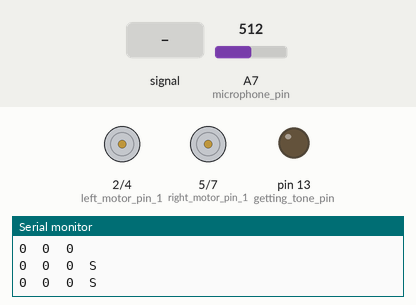
The sketch below on a simulated Arduino Nano, built with avr-gcc and run on an emulated ATmega328P. Parts: motor-driver pin pairs drawn as motors (green arrow = first pin HIGH = forward, orange = second pin HIGH = backward, longer = more drive, scaled by the enable pin), output pins drawn as LEDs (lit = HIGH), the last lines printed to the serial monitor. Inputs (shaded band) come from the test bench; at power-on: A7 (microphone_pin) = 512.

Above: at 1.2 s.
1.3 s: A7 (microphone_pin) fed a 200 Hz sine of ±81 counts around its level
At 2.2 s:
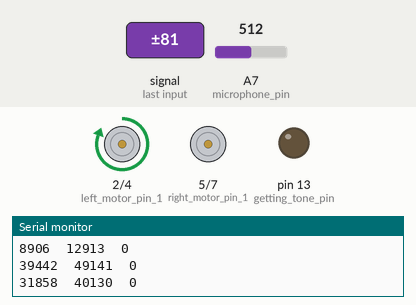
3.9 s: A7 (microphone_pin) fed a 2 Hz sine of ±306 counts around its level
At 5.02 s:
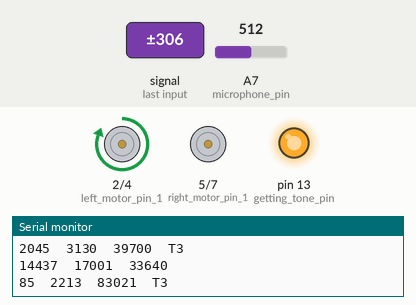
6.9 s: A7 (microphone_pin) set to 716
At 8.1 s:
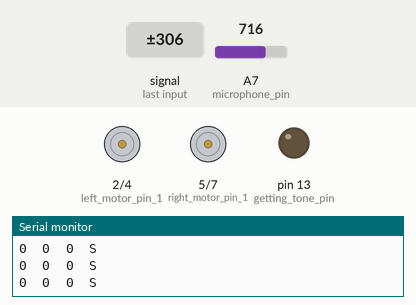
Timing chart, 0 to 9.9 s (numbered marks = the images above; inputs shaded):
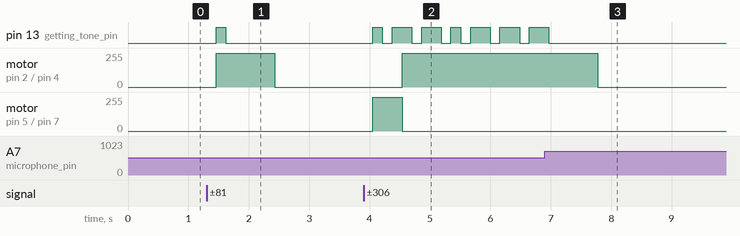

Measured:
- after the input at 1.3 s, pin 13 (getting_tone_pin): LOW → HIGH after 0.16 s, → LOW 0.16 s later; motor on pin 2 (left_motor_pin_1) / pin 4 (left_motor_pin_2): stopped → forward 255/255 after 0.16 s, → stopped 0.97 s later
- after the input at 3.9 s, pin 13 (getting_tone_pin): LOW → HIGH after 0.15 s, → LOW 0.16 s later, → HIGH 0.16 s later, → LOW 0.32 s later, … (13 changes in this stretch); motor on pin 2 (left_motor_pin_1) / pin 4 (left_motor_pin_2): stopped → forward 255/255 after 0.64 s
- after the input at 6.9 s, pin 13 (getting_tone_pin): goes on until 7.0 s, then stays LOW; motor on pin 2 (left_motor_pin_1) / pin 4 (left_motor_pin_2): forward 255/255 → stopped after 0.87 s

The sketch:

einfach.ino
```cpp
#include "murle.h"


////////////////////////////////////////////////////////////////////////
// user
////////////////////////////////////////////////////////////////////////


#define T1 B4
#define T2 A4
#define T3 G4

#define PRINT_NOTE(T) Serial.print(#T);

Wave n1(NOTE_B4);
Wave n2(NOTE_A4);
Wave n3(NOTE_G4);

#define getting_tone_pin 13

void setup() {
  Serial.begin(9600);
  setup_motor();
  setup_microphone();
  //code_for_frequencies();
  Serial.print(n1.frequency()); Serial.print("\t"); Serial.print(n2.frequency()); Serial.print("\t"); Serial.print(n3.frequency()); Serial.println();
  Serial.println("---\t---\t---");
  pinMode(getting_tone_pin, OUTPUT);
}

int last_set_frequency;
int last_frequency;
int current_frequency;
int same_counter;

#define min_value 10
#define multiplier 5

#define tone_same_count 2
#define silence_same_count 5

void loop() {
  listen_to_sound(1000);
  Intensity i1 = n1.intensity();
  Intensity i2 = n2.intensity();
  Intensity i3 = n3.intensity();
  Serial.print(i1); Serial.print("\t"); Serial.print(i2); Serial.print("\t"); Serial.print(i3); Serial.print("\t");
  last_frequency = current_frequency;
  current_frequency = 0;
  if (i1 > min_value && i2 > min_value && i3 > min_value) {
    if        (i1 / multiplier > i2 && i1 / multiplier > i3) {
      current_frequency = n1.frequency();
    } else if (i2 / multiplier > i1 && i2 / multiplier > i3) {
      current_frequency = n2.frequency();
    } else if (i3 / multiplier > i1 && i3 / multiplier > i2) {
      current_frequency = n3.frequency();
    }
  }
  if (current_frequency == last_frequency) {
    same_counter++;

  } else {
    same_counter = 1;
  }
  boolean switch_action = same_counter >= tone_same_count || last_set_frequency == 0;
  if (current_frequency == n1.frequency()) {
    PRINT_NOTE(T1);
    if (switch_action) {
      motor(0, 255);
      last_set_frequency = n1.frequency();
    }
  } else if (current_frequency == n2.frequency()) {
    PRINT_NOTE(T2);
    if (switch_action) {
      motor(255, 255);
      last_set_frequency = n2.frequency();
    }
  } else if (current_frequency == n3.frequency()) {
    PRINT_NOTE(T3);
    if (switch_action) {
      motor(255, 0);
      last_set_frequency = n3.frequency();
    }
  } else if (current_frequency == 0){

    if (same_counter > silence_same_count) {
      Serial.print("S");
      motor(0,0);
      last_set_frequency = 0;
    }
  }
  // show that we are getting a tone
  if (current_frequency == 0) {
    digitalWrite(getting_tone_pin, LOW);
  } else {
    digitalWrite(getting_tone_pin, HIGH);
  }
  Serial.println(); // last instruction of the loop
}
```

motor.cpp
```cpp
#include "motor.h"

#define motor_pin_1 right_motor_pin_1
#define motor_pin_2 right_motor_pin_2
#define motor_pwm_pin right_motor_pwm_pin

void right_motor(int strength) {
  if (strength < 0) {
    digitalWrite(motor_pin_1, LOW);
    digitalWrite(motor_pin_2, HIGH);
    analogWrite(motor_pwm_pin, -strength);
  } else if (strength == 0) {
    // fast stop
    digitalWrite(motor_pin_1, LOW);
    digitalWrite(motor_pin_2, LOW);
    digitalWrite(motor_pwm_pin, HIGH);
  } else {
    digitalWrite(motor_pin_1, HIGH);
    digitalWrite(motor_pin_2, LOW);
    analogWrite(motor_pwm_pin, strength);
  }
}

#undef motor_pin_1
#undef motor_pin_2
#undef motor_pwm_pin

#define motor_pin_1 left_motor_pin_1
#define motor_pin_2 left_motor_pin_2
#define motor_pwm_pin left_motor_pwm_pin

void left_motor(int strength) {
  if (strength < 0) {
    digitalWrite(motor_pin_1, LOW);
    digitalWrite(motor_pin_2, HIGH);
    analogWrite(motor_pwm_pin, -strength);
  } else if (strength == 0) {
    // fast stop
    digitalWrite(motor_pin_1, LOW);
    digitalWrite(motor_pin_2, LOW);
    digitalWrite(motor_pwm_pin, HIGH);
  } else {
    digitalWrite(motor_pin_1, HIGH);
    digitalWrite(motor_pin_2, LOW);
    analogWrite(motor_pwm_pin, strength);
  }
}

#undef motor_pin_1
#undef motor_pin_2
#undef motor_pwm_pin

void motor(int left_strength, int right_strength) {
  left_motor(left_strength);
  right_motor(right_strength);
}


void setup_motor() {
  pinMode(left_motor_pwm_pin, OUTPUT);
  pinMode(left_motor_pin_1,   OUTPUT);
  pinMode(left_motor_pin_2,   OUTPUT);

  pinMode(right_motor_pwm_pin, OUTPUT);
  pinMode(right_motor_pin_1,   OUTPUT);
  pinMode(right_motor_pin_2,   OUTPUT);

  motor(0,0);
}
```

motor.h
```cpp
#ifndef motor_h
#define motor_h
#include <Arduino.h>

////////////////////////////////////////////////////////////////////////
// motor
////////////////////////////////////////////////////////////////////////

// pins

#define left_motor_pwm_pin 3
#define left_motor_pin_1   2
#define left_motor_pin_2   4

#define right_motor_pwm_pin 6
#define right_motor_pin_1   5
#define right_motor_pin_2   7

void setup_motor();

// drive

/* Steer the motor.
 * -255 <= strength <= 255
 *
 */
void motor(int left_strength, int right_strength);
void right_motor(int strength);
void left_motor(int strength);


#endif
```

murle.h
```cpp
#ifndef murle_h
#define murle_h

#include <Arduino.h>
#include "pitches.h"
#include "wave.h"
#include "motor.h"

#endif
```

pitches.h
```cpp
#ifndef pitches_h
#define pitches_h

////////////////////////////////////////////////////////////////////////
// frequencies
////////////////////////////////////////////////////////////////////////

#define NOTE_B0  31
#define NOTE_C1  33
#define NOTE_CS1 35
#define NOTE_D1  37
#define NOTE_DS1 39
#define NOTE_E1  41
#define NOTE_F1  44
#define NOTE_FS1 46
#define NOTE_G1  49
#define NOTE_GS1 52
#define NOTE_A1  55
#define NOTE_AS1 58
#define NOTE_B1  62
#define NOTE_C2  65
#define NOTE_CS2 69
#define NOTE_D2  73
#define NOTE_DS2 78
#define NOTE_E2  82
#define NOTE_F2  87
#define NOTE_FS2 93
#define NOTE_G2  98
#define NOTE_GS2 104
#define NOTE_A2  110
#define NOTE_AS2 117
#define NOTE_B2  123
#define NOTE_C3  131
#define NOTE_CS3 139
#define NOTE_D3  147
#define NOTE_DS3 156
#define NOTE_E3  165
#define NOTE_F3  175
#define NOTE_FS3 185
#define NOTE_G3  196
#define NOTE_GS3 208
#define NOTE_A3  220
#define NOTE_AS3 233
#define NOTE_B3  247
#define NOTE_C4  262
#define NOTE_CS4 277
#define NOTE_D4  294
#define NOTE_DS4 311
#define NOTE_E4  330
#define NOTE_F4  349
#define NOTE_FS4 370
#define NOTE_G4  392
#define NOTE_GS4 415
#define NOTE_A4  440
#define NOTE_AS4 466
#define NOTE_B4  494
#define NOTE_C5  523
#define NOTE_CS5 554
#define NOTE_D5  587
#define NOTE_DS5 622
#define NOTE_E5  659
#define NOTE_F5  698
#define NOTE_FS5 740
#define NOTE_G5  784
#define NOTE_GS5 831
#define NOTE_A5  880
#define NOTE_AS5 932
#define NOTE_B5  988
#define NOTE_C6  1047
#define NOTE_CS6 1109
#define NOTE_D6  1175
#define NOTE_DS6 1245
#define NOTE_E6  1319
#define NOTE_F6  1397
#define NOTE_FS6 1480
#define NOTE_G6  1568
#define NOTE_GS6 1661
#define NOTE_A6  1760
#define NOTE_AS6 1865
#define NOTE_B6  1976

#endif
```

wave.cpp
```cpp
#include "wave.h"


#define Sample int
#define has_samples (number_of_samples)
#define waited_for_completion (average_sample)

void setup_timer2_frequency(){
  // copied from sound_generator.ino
  //http://www.instructables.com/id/Arduino-Timer-Interrupts/

  cli();//stop interrupts

  //set timer2 interrupt at sample_frequency
    TCCR2A = 0;// set entire TCCR2A register to 0
    TCCR2B = 0;// same for TCCR2B
    TCNT2  = 0;//initialize counter value to 0
    // set compare match register for 4khz increments
    OCR2A = 124;// = (16*10**6) / (4000*32) - 1 (must be <256)
    // turn on CTC mode
    TCCR2A |= (1 << WGM21);
    // Set CSxx bits for 32 prescaler
    // http://www.instructables.com/file/FY3SNSNHFD1FIKG
    TCCR2B |= (1 << CS21 | 1 << CS20);
    // enable timer compare interrupt
    TIMSK2 |= (1 << OCIE2A);

  sei();//allow interrupts
}

unsigned int sample_index;
volatile boolean recording_samples = false;
volatile Sample* samples = NULL;
volatile unsigned int number_of_samples = 0;

ISR(TIMER2_COMPA_vect){//timer2 interrupt at sample_frequency
  if (recording_samples) {
    if (sample_index >= number_of_samples) {
      // stop sampling
      sample_index = 0;
      recording_samples = false;
    } else {
      // sampling
      samples[sample_index] = analogRead(microphone_pin);
      sample_index ++;
    }
  }
}

Wave::Wave(int frequency) {
  samples_per_wave_cycle = sampling_frequency / frequency;
  // allocate RAM for sinus and cosinus
  sinus_wave =   (int8_t*)malloc(samples_per_wave_cycle * sizeof(int8_t));
  cosinus_wave = (int8_t*)malloc(samples_per_wave_cycle * sizeof(int8_t));
  // create the waves
  if (sinus_wave != NULL && cosinus_wave != NULL) {
    float multiplier = PI * 2 / samples_per_wave_cycle;
    uint32_t sum_sinus = 0;
    uint32_t sum_cosinus = 0;
    for (int i = 0; i < samples_per_wave_cycle; ++i) {
      int8_t value;
      value = sin(i * multiplier) * 127.;
      sum_sinus   += abs(value);
      sinus_wave[i] = value;
      value = cos(i * multiplier) * 127.;
      sum_cosinus += abs(value);
      cosinus_wave[i] = value;
    }
    sinus_normalizer   = sum_sinus / samples_per_wave_cycle;
    cosinus_normalizer = sum_cosinus / samples_per_wave_cycle;
  }
}

Wave::~Wave() {
  free(sinus_wave);
  free(cosinus_wave);
}

int Wave::error_code() {
  // ERROR 1: frequency too high
  // Cannot sample frequencies greater than sampling_frequency/2.
  if (frequency() > sampling_frequency / 2) return 1;
  // ERROR 2: not enough RAM
  // sampling at this frequency takes a lot of RAM
  if (sinus_wave == NULL) return 2;
  if (cosinus_wave == NULL) return 3;
  // everything is ok
  return 0;
}

int Wave::frequency() {
  return sampling_frequency / samples_per_wave_cycle;
}

int overflow_preventing_intensity_shift;
int average_sample;

void printu32(int32_t i) {
  if (i < 0) {
    Serial.print("-");
    i = -i;
  }
  Serial.print((int)(i / 100000000L)); Serial.print(",");
  Serial.print((int)((i / 10000L) % 10000L)); Serial.print(",");
  Serial.print((int)(i % 10000L));
}

Intensity Wave::intensity() {
  wait_for_sound_to_complete();
  if (!has_samples) return 0;
  // step one, convolve the wave
  // read the book http://www.dspguide.com/ch13/2.htm
  int32_t sum_sinus   = 0;
  int32_t sum_cosinus = 0;
  for (int sample_index = 0;
       sample_index < number_of_samples;
       sample_index++)
  {
    int wave_index = sample_index % samples_per_wave_cycle;
    int32_t sample = samples[sample_index] - average_sample;
    sum_sinus   += sample * sinus_wave[wave_index];
    sum_cosinus += sample * cosinus_wave[wave_index];
  }
  // normalize the values
  sum_sinus   /=   sinus_normalizer;
  sum_cosinus /= cosinus_normalizer;
  // compute the squared intensity
  // now I need 15 bits
  sum_sinus   >>= overflow_preventing_intensity_shift;
  sum_cosinus >>= overflow_preventing_intensity_shift;

  if (sum_sinus < -134217727 || sum_sinus > 134217727 || sum_cosinus < -134217727 || sum_cosinus > 134217727) {
    Serial.print("!");
  }
  return square(sum_sinus) + square(sum_cosinus);
}

boolean start_listening_to_sound(int milliseconds) {
  if (milliseconds < 0) return false;
  // lock operation
  // wait for interrupt to stop
  while (recording_samples);
  // create new samples
  free((void*)samples);
  number_of_samples = min((uint32_t)milliseconds * (uint32_t)sampling_frequency / 1000,
                          maximum_number_of_sample_memory_in_bytes / sizeof(Sample));
  samples = (volatile Sample*)malloc(number_of_samples * sizeof(Sample));
  if (samples == NULL) {
    Serial.println(F("ERROR: allocation of samples failed."));
    number_of_samples = 0; // set has_samples
    return false;
  }
  // start interrupt
  recording_samples = true;
  // reset values for waiting
  average_sample = 0;
  return true;
}

void wait_for_sound_to_complete() {
  if (!has_samples || waited_for_completion) return;
  // lock operation
  // wait for interrupt to stop
  while (recording_samples);
  // compute average sample
  uint32_t sum_of_samples = 0;
  int minimum_sample = 1024;
  int maximum_sample = 0;
  for (int sample_index = 0; sample_index < number_of_samples; sample_index++) {
    int sample = samples[sample_index];
    sum_of_samples += sample;
    if (sample < minimum_sample) minimum_sample = sample;
    if (sample > maximum_sample) maximum_sample = sample;
  }
  average_sample = sum_of_samples / number_of_samples; // set waited_for_completion
  int sample_range = maximum_sample - minimum_sample;
  // compute overflow prevention
  // + 7 bits wave   // exclude! will be removed by normalizer
  // +10 bits sample // exclude! will be computed in the following
  // - 1 bit averaging
  // -15 bits maximum
  overflow_preventing_intensity_shift = -16;
  uint32_t sample_bits = (uint32_t)number_of_samples * (uint32_t)sample_range;
  while (sample_bits) {
    overflow_preventing_intensity_shift++;
    sample_bits >>= 1;
  }
  if (overflow_preventing_intensity_shift < 0) {
    overflow_preventing_intensity_shift = 0;
  }
}

boolean listen_to_sound(int milliseconds) {
  boolean success = start_listening_to_sound(milliseconds);
  wait_for_sound_to_complete();
  return success;
}

boolean is_listening_to_sound() {
  return recording_samples;
}

void setup_microphone() {
  setup_timer2_frequency();
  pinMode(microphone_pin, INPUT);
}
```

wave.h
```cpp
#ifndef wave_h
#define wave_h
#include <Arduino.h>

////////////////////////////////////////////////////////////////////////
// microphone
////////////////////////////////////////////////////////////////////////

// type definitions
#define Intensity uint32_t

#define microphone_pin A7
// if you change sampling_frequency, you also need to change setup_timer2_frequency and the code for the frequency
#define sampling_frequency 4000
#define maximum_number_of_sample_memory_in_bytes 1000

// call this before using the microphone
void setup_microphone();

// call this to listen to sound
// this must be caled before waves yield any useful intensity.
// returns whether listening to sound is possible
// if it would take too much memory it returns false otherwise true
// you can adjust maximum_number_of_sample_memory_in_bytes or milliseconds if it returns false
boolean listen_to_sound(int milliseconds);
// call this to start listening and do something else
boolean start_listening_to_sound(int milliseconds);
// wait for sound to complete
void wait_for_sound_to_complete();
// call this if you want to know if the microphone is in use
boolean is_listening_to_sound();

// we use timer 2 to record microphone values
ISR(TIMER2_COMPA_vect);

class Wave {
  private:
    int8_t* sinus_wave;
    int8_t* cosinus_wave;
    unsigned int samples_per_wave_cycle;
    // for normalization
    int sinus_normalizer;
    int cosinus_normalizer;
  public:

    Wave(int frequency);
    ~Wave();

    // ERROR 0: everything is ok
    // ERROR 1: frequency too high
    // Cannot sample frequencies greater than sampling_frequency/2.
    // ERROR 2: not enough RAM
    // sampling at this frequency takes a lot of RAM
    int error_code();

    // the actual frequency the wave listens to
    int frequency();

    Intensity intensity();
};


#endif
```
